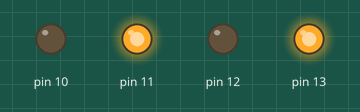
Recording of a sketch running on a simulated Arduino Uno, built with avr-gcc and run on an emulated ATmega328P. Parts: output pins drawn as LEDs (lit = HIGH).

Above: at 0.5 s.
At 3.5 s:
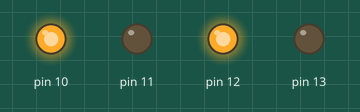
Timing chart, 0 to 4.6 s (numbered marks = the images above):
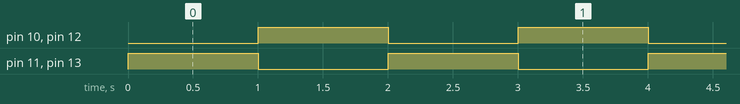

The sketch:

blikani.ino
```cpp
// 05.01.2022 Caras Matyá  IT2A
// Úkol è.5   Blikání led D13

void setup()
{
	pinMode(13,OUTPUT);
	pinMode(12,OUTPUT);
	pinMode(11,OUTPUT);
	pinMode(10,OUTPUT);
}
void loop()
{
	digitalWrite(13, HIGH);
	digitalWrite(12, LOW);
	digitalWrite(11, HIGH);
	digitalWrite(10, LOW);
	delay(1000);
	digitalWrite(12, HIGH);
	digitalWrite(13, LOW);
	digitalWrite(10, HIGH);
	digitalWrite(11, LOW);
	delay(1000);
}
```

Measured:
- by itself, pin 10–13: alternates HIGH for 1.0 s and LOW for 1.0 s
